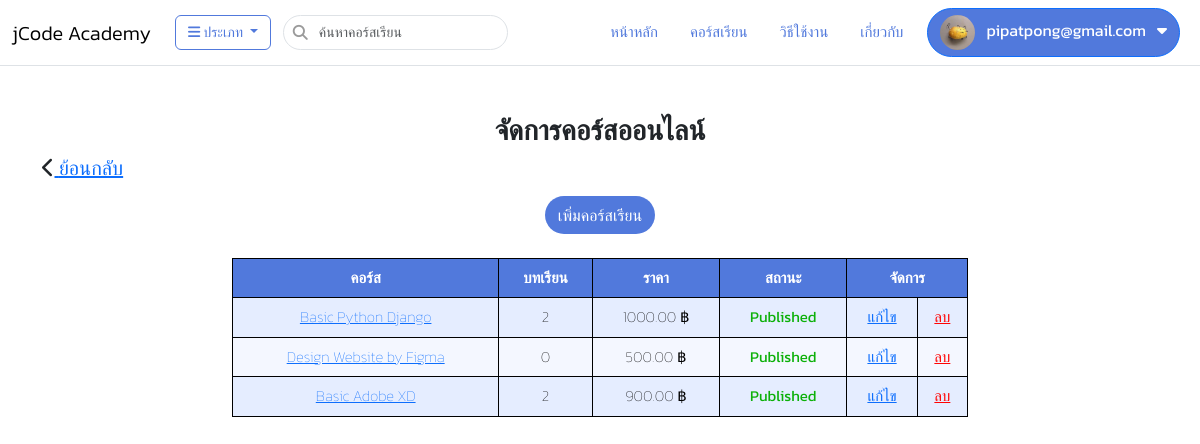
Before: /video/course/ (signed in) with the older database file.
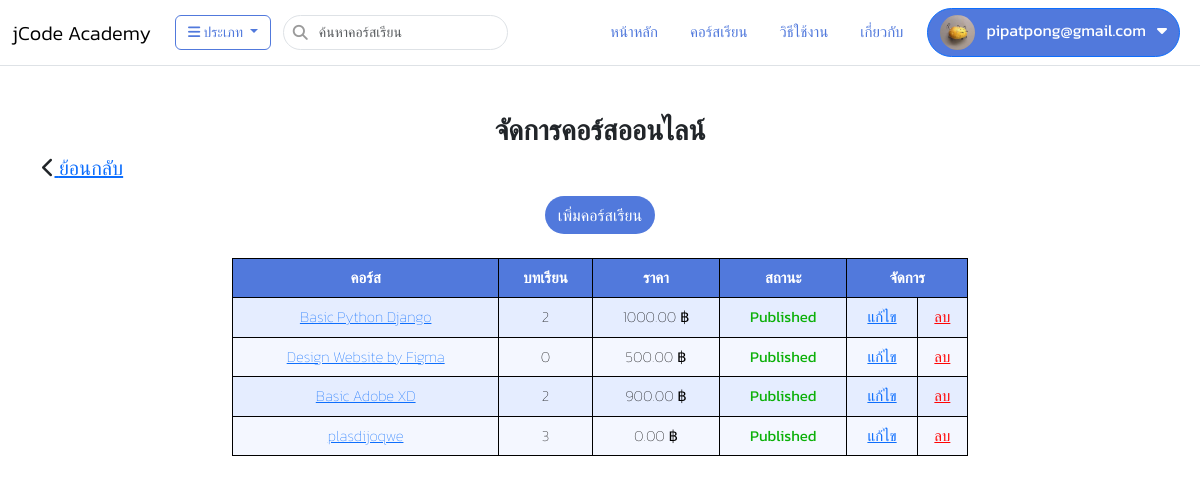
After: the same page with the newer database file.
### video/models.py (models this page shows, shortened)
class Video(models.Model):
    member = models.ForeignKey(Member,null=True, blank=True, on_delete=models.CASCADE)
    name = models.CharField(max_length=250)
    slug = models.SlugField(max_length=450)
    description = models.TextField(null=True, blank=True)
    image = models.FileField(upload_to='video', null=True, blank=True)
    videoexample=models.FileField(upload_to='video/example', null=True, blank=True)
    videoexample_url = models.CharField(max_length=450, null=True, blank=True)
    category = models.ForeignKey(Category, null=True, blank=True, on_delete=models.SET_NULL)
    category_sub = models.ForeignKey(CategorySub, null=True, blank=True, on_delete=models.SET_NULL)
    price = models.DecimalField(max_digits=15, decimal_places=2, null=True, blank=True, default=0)
    price_before = models.DecimalField(max_digits=15, decimal_places=2, null=True, blank=True, default=0)
    published = models.BooleanField(default=False)
    created = models.DateTimeField(auto_now_add=True)
    updated = models.DateTimeField(auto_now=True)

### video/views.py (the view)
# urls.py: path("course/", views.management_course, name='management_course'),
def management_course(request):
    videos = Video.objects.filter(member__user=request.user.id)
    return render(request,'video/course/course.html',{"video_list":videos})

### app/context_processors1.py (called while the page is built)
def category_list(request):
    categories = Category.objects.all()
    category_subs = CategorySub.objects.all().order_by('category')
    ip=settings.VIDEO_SERVER_URL
    context = {
        'category_list':categories,
        'subcategory_list':category_subs,
        'ip':ip
    }
    return context

def member_list(request):
    members=Member.objects.filter(user_id=request.user.id).first()
    context={
        'member_list':members
    }
    return context

### app/models.py (called while the page is built)
    def __str__(self):
        return self.name

### templates/video/course/course.html (shortened to what this page needs)
{% extends "layout/base.html" %}
{% block content %}
<div class="container">
    <div class="row">
        <h3 style="text-align: center;"><b>จัดการคอร์สออนไลน์</b></h3>
        <h5 style="float: left;"><i class="fa fa-chevron-left"></i><a href="{% url 'video:index' %}"> ย้อนกลับ</a></h5>
        <div class="col-lg-8 offset-lg-2">
            <div style="text-align: center;">
              <a class="btn btn-createcourse mt-2" href="{% url 'video:video_add'  %}">เพิ่มคอร์สเรียน</a>
            </div>
           <table class="table-colored my-4">
            <tr>
              <th>คอร์ส</th>
              <th>บทเรียน</th>
              <th>ราคา</th>
              <th>สถานะ</th>
              <th colspan="2">จัดการ</th>
            </tr>
            {% for video in video_list %}
            <tr>
              <td><a href="{% url 'video:management_chapter'  %}?courseid={{video.id}}">{{ video.name }}</a></td>
              <td>{{ video.videolesson_set.count }}</td>
              <td>{{ video.price }} ฿</td>
              {% if video.published == True%}
              <td style="color: #0CB009;"><b>Published</b></td>
              {% elif video.published == False %}
              <td style="color: #FF0404;"><b>No Published</b></td>
              {% endif %}
              <td><a name ="{{ video.name }} edit" href="{% url 'video:update_course' id=video.id %}">แก้ไข</a></td>
              <td><a name ="{{ video.name }} delete" href="javascript:deletecourse({{video.id}})" style="color: #FF0404;">ลบ</a></td>
            </tr>
            {% endfor %}
          </table>
        </div>
    </div>
</div>
{% endblock %}

Changed rows visible on the page:
added Video: name "plasdijoqwe", videolesson_set.count "3", price "0.00", published "Published"
